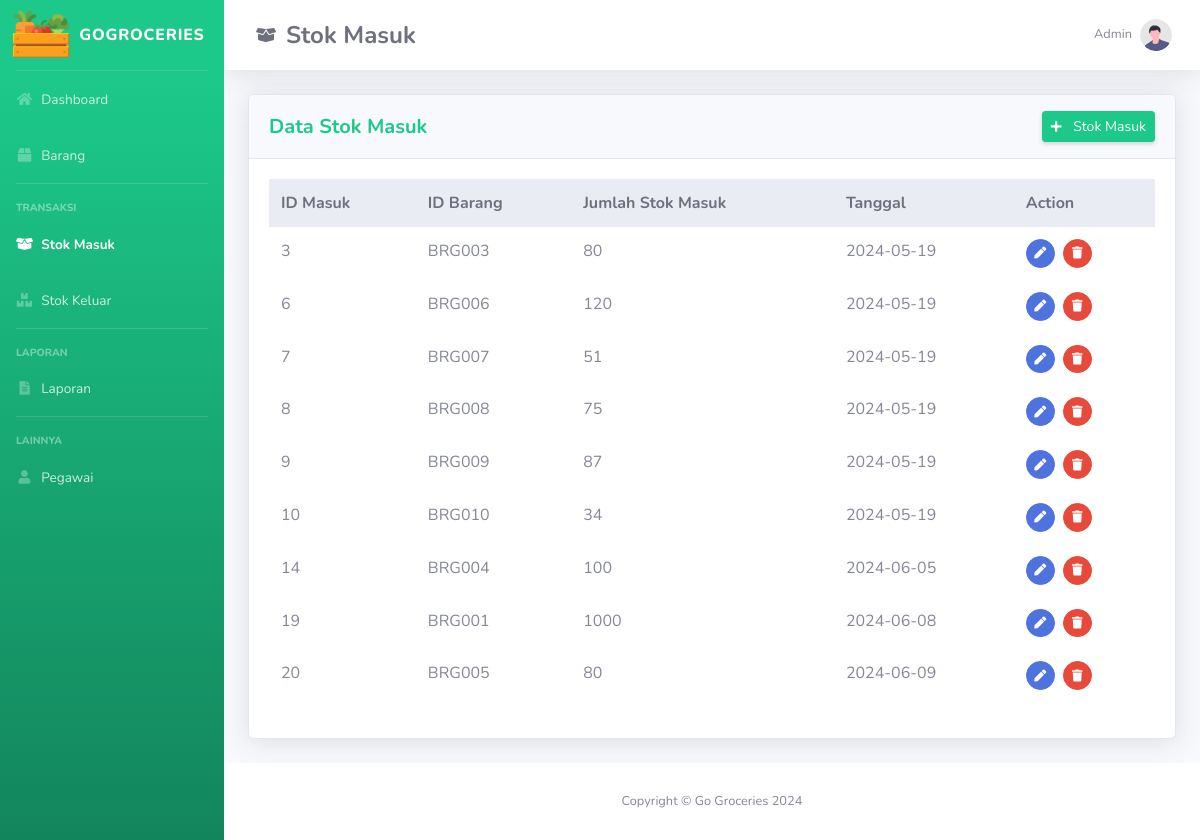
Page /stokmasuk.php on the earlier database version.
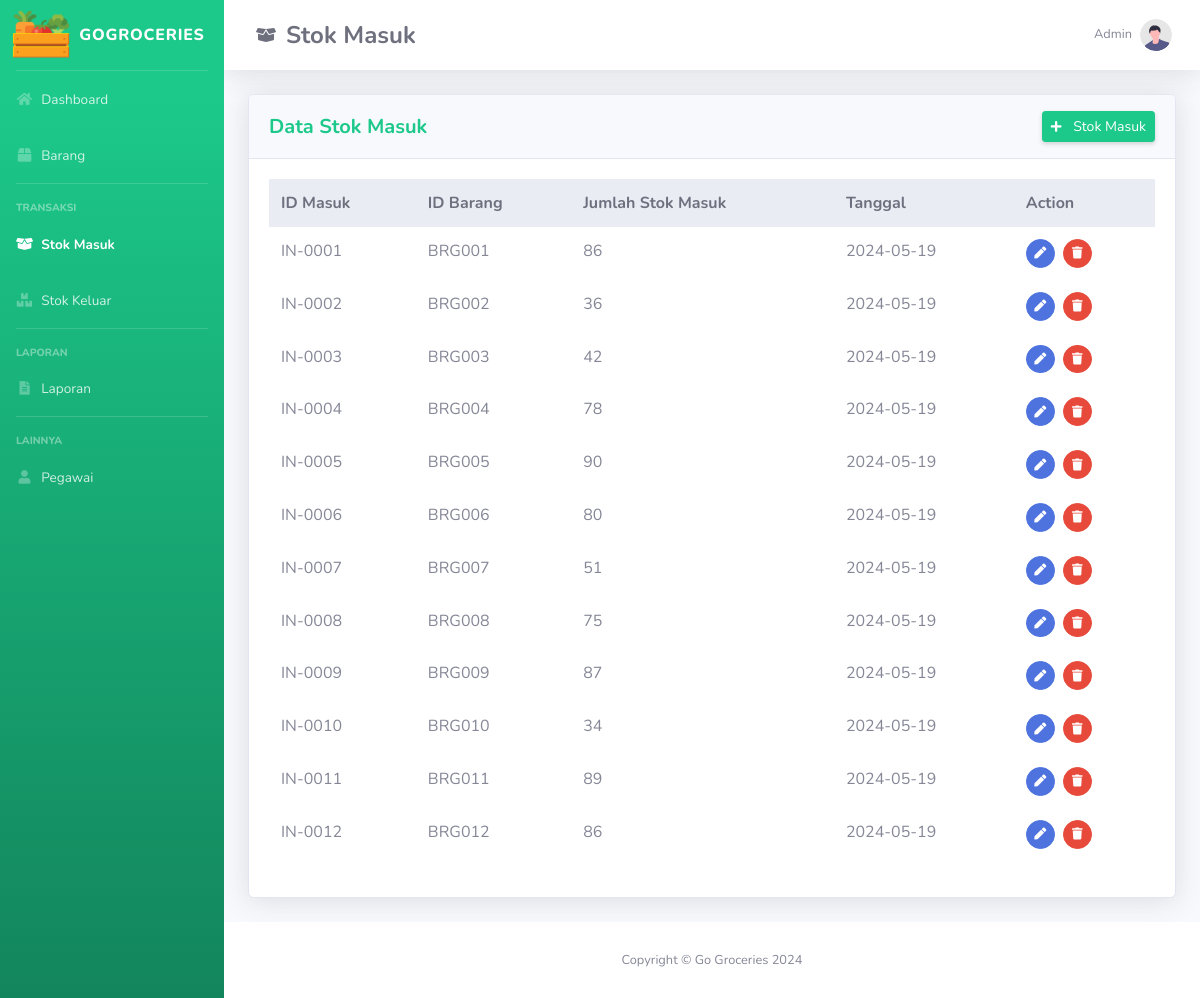
Same page on the later database version.
### tables this page shows
CREATE TABLE `barang_masuk` (
  `id_masuk` varchar(10) NOT NULL,
  `id_barang` varchar(10) DEFAULT NULL,
  `jumlah_barang` int(11) DEFAULT NULL,
  `tanggal` date DEFAULT NULL
);

### stokmasuk.php (the view, shortened to what the changed rows need)
<?php
    include "conn/conn.php";
    $query_table = mysqli_query($mysqli, "SELECT id_masuk, id_barang, jumlah_barang, tanggal
                                        FROM barang_masuk
                                        WHERE barang_masuk.id_barang = barang_masuk.id_barang AND
                                        barang_masuk.id_masuk = barang_masuk.id_masuk");
?>
<!DOCTYPE html>
<html lang="en">
<head>
    <link href="Assets/vendor/fontawesome-free/css/all.min.css" rel="stylesheet" type="text/css" />
    <link href="Assets/css/sb-admin-2.min.css" rel="stylesheet" />
    <link href="assets/vendor/datatables/dataTables.bootstrap4.min.css" rel="stylesheet" />
</head>
<body id="page-top">
    <div id="wrapper">
      <div id="content-wrapper" class="d-flex flex-column">
        <div id="content">
          <nav
            class="navbar navbar-expand navbar-light bg-white topbar mb-4 static-top shadow"
          >
            <a class="nav-link d-flex align-items-center" href="stokmasuk.php" >
                <h1 class="h4 mb-0 text-gray-700 font-weight-bold" style="margin-left: 10px">Stok Masuk</h1>
            </a>
          </nav>
          <div class="container-fluid">
            <div class="card shadow mb-4">
              <div class="card-body">
                <div class="table-responsive">
                  <table
                    class="table table-borderless"
                    id="dataTable"
                    width="100%"
                    cellspacing="0"
                  >
                    <thead class="thead-light">
                        <tr>
                            <th>ID Masuk</th>
                            <th>ID Barang</th>
                            <th>Jumlah Stok Masuk</th>
                            <th>Tanggal</th>
                            <th>Action</th>
                        </tr>
                    </thead>
                    <tbody>
                        <?php while($result = mysqli_fetch_assoc($query_table)) { ?>
                        <tr>
                            <td><?= $result['id_masuk'] ?></td>
                            <td><?= $result['id_barang'] ?></td>
                            <td><?= $result['jumlah_barang'] ?></td>
                            <td><?= $result['tanggal'] ?></td>
                            <td>
                            <a href="edit-stokmasuk.php?update=<?= $result['id_masuk']; ?>" class="btn btn-primary btn-circle btn-sm" data-toggle="tooltip" data-placement="top" title="Edit">
                                <i class="fas fa-fw fa-pen"></i>
                              </a>
                              <a href="#" class="btn btn-danger btn-circle btn-sm" data-toggle="modal" data-target="#hapusBarangMasuk<?= $result['id_masuk'] ?>" data-toggle="tooltip" data-placement="top" title="Hapus">
                                <i class="fas fa-fw fa-trash"></i>
                              </a>
                            </td>
                        </tr>
                        <?php } ?>
                    </tbody>
                  </table>
                </div>
              </div>
            </div>
          </div>
        </div>
      </div>
    </div>
</body>
</html>

Differences in the rows shown:
removed barang_masuk: id_masuk "3", id_barang "BRG003", jumlah_barang "80", tanggal "2024-05-19"
removed barang_masuk: id_masuk "6", id_barang "BRG006", jumlah_barang "120", tanggal "2024-05-19"
removed barang_masuk: id_masuk "7", id_barang "BRG007", jumlah_barang "51", tanggal "2024-05-19"
removed barang_masuk: id_masuk "8", id_barang "BRG008", jumlah_barang "75", tanggal "2024-05-19"
removed barang_masuk: id_masuk "9", id_barang "BRG009", jumlah_barang "87", tanggal "2024-05-19"
removed barang_masuk: id_masuk "10", id_barang "BRG010", jumlah_barang "34", tanggal "2024-05-19"
removed barang_masuk: id_masuk "14", id_barang "BRG004", jumlah_barang "100", tanggal "2024-06-05"
removed barang_masuk: id_masuk "19", id_barang "BRG001", jumlah_barang "1000", tanggal "2024-06-08"
removed barang_masuk: id_masuk "20", id_barang "BRG005", jumlah_barang "80", tanggal "2024-06-09"
added barang_masuk: id_masuk "IN-0001", id_barang "BRG001", jumlah_barang "86", tanggal "2024-05-19"
added barang_masuk: id_masuk "IN-0002", id_barang "BRG002", jumlah_barang "36", tanggal "2024-05-19"
added barang_masuk: id_masuk "IN-0003", id_barang "BRG003", jumlah_barang "42", tanggal "2024-05-19"
added barang_masuk: id_masuk "IN-0004", id_barang "BRG004", jumlah_barang "78", tanggal "2024-05-19"
added barang_masuk: id_masuk "IN-0005", id_barang "BRG005", jumlah_barang "90", tanggal "2024-05-19"
added barang_masuk: id_masuk "IN-0006", id_barang "BRG006", jumlah_barang "80", tanggal "2024-05-19"
added barang_masuk: id_masuk "IN-0007", id_barang "BRG007", jumlah_barang "51", tanggal "2024-05-19"
added barang_masuk: id_masuk "IN-0008", id_barang "BRG008", jumlah_barang "75", tanggal "2024-05-19"
added barang_masuk: id_masuk "IN-0009", id_barang "BRG009", jumlah_barang "87", tanggal "2024-05-19"
added barang_masuk: id_masuk "IN-0010", id_barang "BRG010", jumlah_barang "34", tanggal "2024-05-19"
added barang_masuk: id_masuk "IN-0011", id_barang "BRG011", jumlah_barang "89", tanggal "2024-05-19"
added barang_masuk: id_masuk "IN-0012", id_barang "BRG012", jumlah_barang "86", tanggal "2024-05-19"
